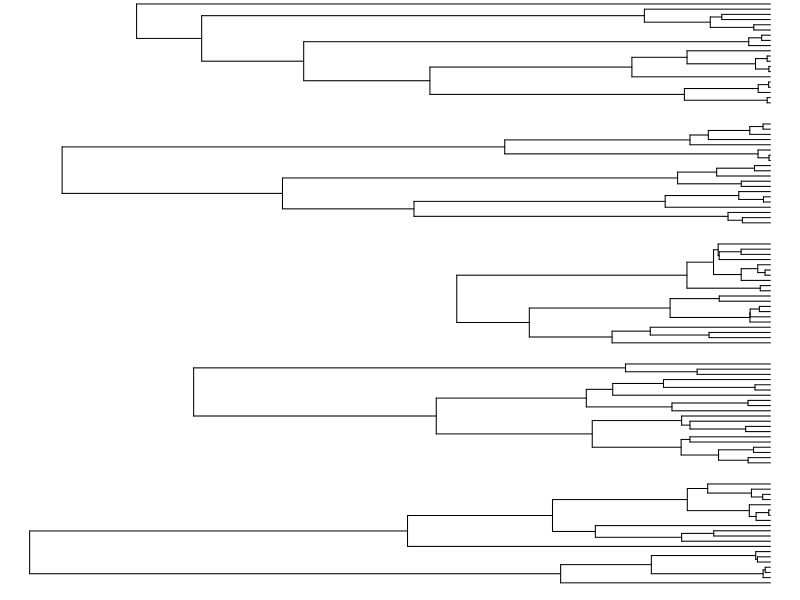

The R source for this figure:
library(ape)

N <- 20
rows <- 5
cols <- 1

trees <- list()
heights <- c()
for (i in 1:(rows*cols)) {
    trees[[i]] <- rcoal(N)
    heights[i] <- max(node.depth.edgelength(trees[[i]]))
}
maxheight <- max(heights)
print(maxheight)

svg("simulated_coal_trees.svg", width=3, height=5)
par(mfcol=c(rows,cols), mar=c(1,0,0,0))

for (i in 1:(rows*cols)) {
    delta <- maxheight-heights[i]
    plot(trees[[i]], show.tip.label=F, x.lim=c(-delta, heights[i]), root.edge=T, lwd=2)
}

dev.off()
